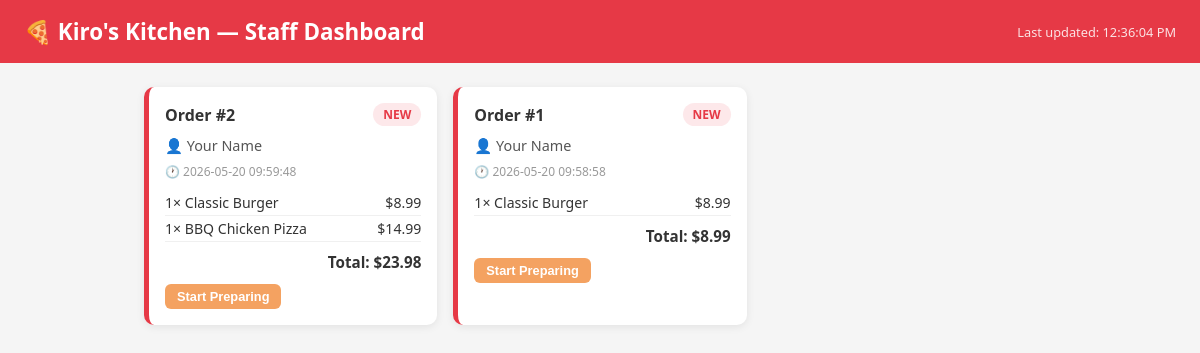
The page / on the database its author committed.
### tables this page shows
CREATE TABLE orders (
            id          INTEGER PRIMARY KEY AUTOINCREMENT,
            customer    TEXT,
            items       TEXT,
            total       REAL,
            status      TEXT DEFAULT 'new',
            created_at  TEXT
        );

### server.py (the view)
@app.get("/", response_class=HTMLResponse)
async def dashboard(request: Request):
    orders = get_orders()
    return templates.TemplateResponse(
        "orders.html", {"request": request, "orders": orders}
    )

### templates/orders.html (shortened to what this page needs)
<!DOCTYPE html>
<html lang="en">
<head>
</head>
<body>
<header>
  <h1>🍕 Kiro's Kitchen — Staff Dashboard</h1>
  <span id="last-updated">Auto-refreshes every 5s</span>
</header>
<main>
  <div id="order-grid">
    {% if orders %}
      {% for order in orders %}
      <div class="card {{ order.status }}" id="card-{{ order.id }}">
        <div class="card-header">
          <span class="order-id">Order #{{ order.id }}</span>
          <span class="status-badge badge-{{ order.status }}">{{ order.status }}</span>
        </div>
        <div class="customer">👤 {{ order.customer }}</div>
        <div class="timestamp">🕐 {{ order.created_at }}</div>
        <div class="items">
          {% for item in order.order_items %}
          <div class="item-row">
            <span>{{ item.quantity }}× {{ item.name }}</span>
            <span>${{ "%.2f"|format(item.price * item.quantity) }}</span>
          </div>
          {% endfor %}
        </div>
        <div class="total">Total: ${{ "%.2f"|format(order.total) }}</div>
        <div class="actions">
          {% if order.status == "new" %}
            <button class="btn btn-prepare" onclick="setStatus({{ order.id }}, 'preparing')">Start Preparing</button>
          {% elif order.status == "preparing" %}
            <button class="btn btn-ready" onclick="setStatus({{ order.id }}, 'ready')">Mark Ready</button>
          {% elif order.status == "ready" %}
            <button class="btn btn-done" onclick="setStatus({{ order.id }}, 'done')">Mark Done</button>
          {% endif %}
        </div>
      </div>
      {% endfor %}
    {% else %}
      <div id="empty">No orders yet. Waiting for customers...</div>
    {% endif %}
  </div>
</main>
</body>
</html>

### templates/orders.html (style rules this page uses)
* { box-sizing: border-box; margin: 0; padding: 0; }
body { font-family: 'Segoe UI', sans-serif; background: #f5f5f5; color: #333; }
header { background: #e63946; color: white; padding: 16px 24px; display: flex; align-items: center; justify-content: space-between; }
header h1 { font-size: 1.4rem; }
#last-updated { font-size: 0.8rem; opacity: 0.85; }
main { padding: 24px; max-width: 960px; margin: 0 auto; }
#order-grid { display: grid; grid-template-columns: repeat(auto-fill, minmax(280px, 1fr)); gap: 16px; }
.card { background: white; border-radius: 10px; padding: 16px; box-shadow: 0 2px 8px rgba(0,0,0,0.08); border-left: 5px solid #ccc; transition: border-color 0.3s; }
.card.new { border-color: #e63946; }
.card-header { display: flex; justify-content: space-between; align-items: center; margin-bottom: 10px; }
.order-id { font-weight: 700; font-size: 1rem; }
.customer { font-size: 0.9rem; color: #555; margin-bottom: 8px; }
.timestamp { font-size: 0.75rem; color: #999; }
.items { margin: 10px 0; }
.item-row { display: flex; justify-content: space-between; font-size: 0.88rem; padding: 3px 0; border-bottom: 1px solid #f0f0f0; }
.total { font-weight: 700; text-align: right; margin-top: 8px; font-size: 0.95rem; }
.status-badge { font-size: 0.75rem; padding: 3px 10px; border-radius: 20px; font-weight: 600; text-transform: uppercase; }
.badge-new { background: #fde8ea; color: #e63946; }
.actions { display: flex; gap: 6px; margin-top: 12px; flex-wrap: wrap; }
.btn { padding: 5px 12px; border: none; border-radius: 6px; cursor: pointer; font-size: 0.8rem; font-weight: 600; }
.btn-prepare { background: #f4a261; color: white; }

### rows shown on the page
orders: id "2", status "NEW", customer "Your Name", created_at "2026-05-20 09:59:48", quantity "1" "1", name "Classic Burger" "BBQ Chicken Pizza", price "8.99" "14.99", total "23.98"
orders: id "1", status "NEW", customer "Your Name", created_at "2026-05-20 09:58:58", quantity "1", name "Classic Burger", price "8.99", total "8.99"
